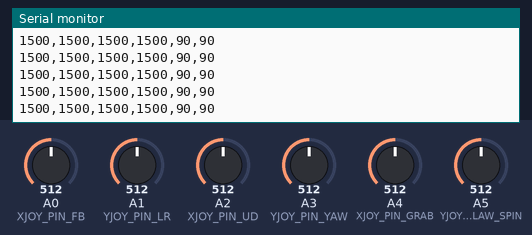
This sketch was run on a simulated Arduino Uno, built with avr-gcc and run on an emulated ATmega328P. On the bench: the last lines printed to the serial monitor. Inputs (shaded band) come from the test bench; at power-on: A4 (XJOY_PIN_GRAB) = 512, A5 (YJOY_PIN_CLAW_SPIN) = 512, A0 (XJOY_PIN_FB) = 512, A1 (YJOY_PIN_LR) = 512, A2 (XJOY_PIN_UD) = 512, A3 (YJOY_PIN_YAW) = 512.

Above: at 1.2 s.
1.3 s: A4 (XJOY_PIN_GRAB) set to 559
At 1.8 s:
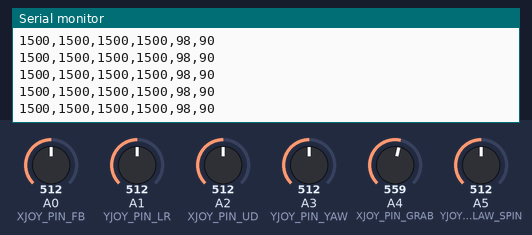
4.3 s: A4 (XJOY_PIN_GRAB) set to 581
At 5.1 s:
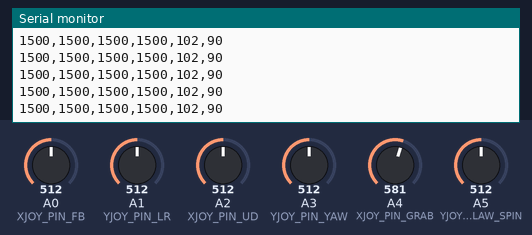
7.3 s: A5 (YJOY_PIN_CLAW_SPIN) set to 556
At 8.2 s:
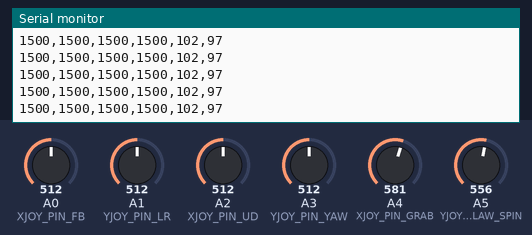
8.8 s: A5 (YJOY_PIN_CLAW_SPIN) set to 584
At 9.3 s:
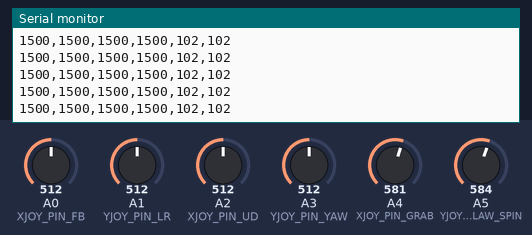
Timing chart, 0 to 11.8 s (numbered marks = the images above; inputs shaded):
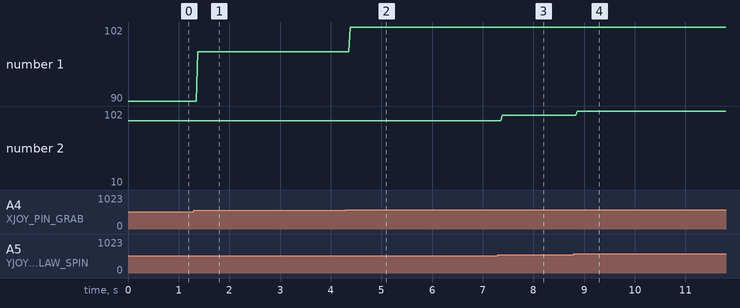

The sketch:

TopSide.ino
```cpp
// Top left joystick
#define XJOY_PIN_FB A0 //positive X is forward, negative X is backward
#define YJOY_PIN_LR A1 //positive Y is left movement, negative Y is right movement

// Top right joystick
#define XJOY_PIN_UD A2 //positive X is up, negative X is down
#define YJOY_PIN_YAW A3 //positive Y is rotating left, negative Y is rotating right

// Bottom left joystick
#define XJOY_PIN_GRAB A4 //positive X is open claw, negative X is close claw
#define YJOY_PIN_CLAW_SPIN A5 //positive Y is CW claw rotation, negative Y is CCW claw rotation

#define LOOP_DELAY 10

const int joystickPins[] = {XJOY_PIN_FB, YJOY_PIN_LR, XJOY_PIN_UD, YJOY_PIN_YAW, XJOY_PIN_GRAB, YJOY_PIN_CLAW_SPIN};
int joystickValues[6];


void setup()
{
  Serial.begin(9600);
}


void loop()
{
  readJoysticks();
  transmitJoystickValues();
  delay(LOOP_DELAY);
}

void readJoysticks()
{
  for (int i = 0; i < 6; i++)
  {
    int min_output = (i < 4) ? 1100 : 0;
    int max_output = (i < 4) ? 1900 : 180;
    joystickValues[i] = map(analogRead(joystickPins[i]), 0, 1023, min_output, max_output);
  }
}


void transmitJoystickValues()
{
  for (int i = 0; i < 6; i++)
  {
    Serial.print(joystickValues[i]);
    if (i < 5)
    {
      Serial.print(",");
    }
  }
  Serial.println();
}

int mapJoystickValue(int joystick_input, int min_input, int max_input, int min_output, int max_output)
{
  return map(joystick_input, min_input, max_input, min_output, max_output);
}
```

Measured:
- after the input at 1.3 s, the serial monitor: prints a new line after 0.08 s (image 1)
- after the input at 4.3 s, the serial monitor: prints a new line after 0.08 s (image 2)
- after the input at 7.3 s, the serial monitor: prints a new line after 0.08 s (image 3)
- after the input at 8.8 s, the serial monitor: prints a new line after 0.07 s (image 4)
- plotted number 1: 90 → 98 after the input at 1.3 s, 98 → 102 after the input at 4.3 s
- plotted number 2: 90 → 97 after the input at 7.3 s, 97 → 10 after the input at 8.8 s
